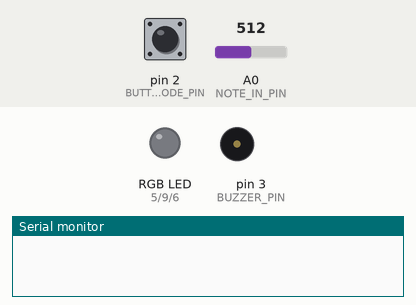
Simulated run of this sketch. Board: Arduino Uno, built with avr-gcc and run on an emulated ATmega328P. Parts: an RGB LED mixed from three pins (HIGH = lit), buzzer (waves = sounding), the last lines printed to the serial monitor. Inputs (shaded band) come from the test bench; at power-on: pin 2 (BUTTON_MODE_PIN) LOW, A0 (NOTE_IN_PIN) = 512. Dim RGB values are drawn brighter than linear; random numbers use the default seed unless the sketch sets one.

Above: at 1.2 s.
1.3 s: pin 2 (BUTTON_MODE_PIN) pulled HIGH for 1 s
At 3.2 s:
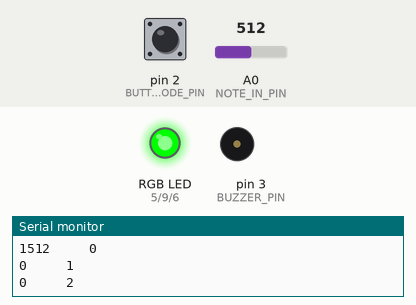
4.3 s: pin 2 (BUTTON_MODE_PIN) pulled HIGH for 0.15 s
At 6.7 s:
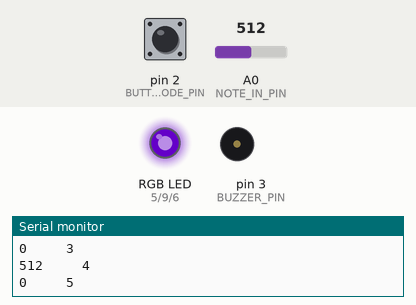
7.3 s: pin 2 (BUTTON_MODE_PIN) pulled HIGH for 3.2 s
At 8.3 s:
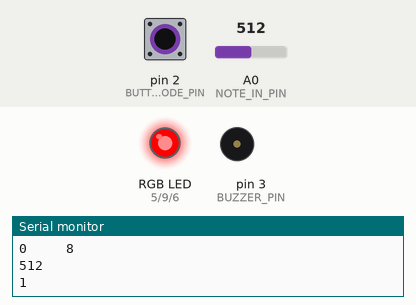
Timing chart, 0 to 18.0 s (numbered marks = the images above; inputs shaded):
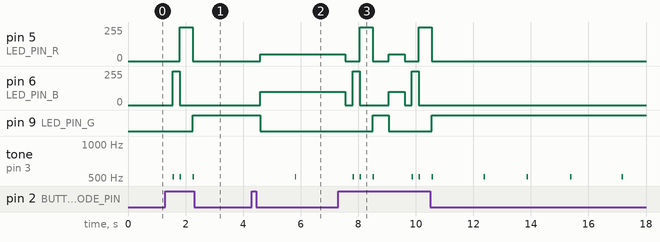

Measured:
- after the input at 1.3 s, pin 5 (LED_PIN_R): 0/255 → 255/255 after 0.50 s, → 0/255 0.45 s later; pin 6 (LED_PIN_B): 0/255 → 255/255 after 0.25 s, → 0/255 0.25 s later; pin 9 (LED_PIN_G): LOW → HIGH after 0.95 s; tone on pin 3 (BUZZER_PIN): goes 512 Hz 0.05 s, silent 0.20 s, 512 Hz 0.05 s, silent 0.40 s, 512 Hz 0.05 s, then silent, starting after 0.25 s
- after the input at 4.3 s, pin 5 (LED_PIN_R): 0/255 → 50/255 after 0.30 s; pin 6 (LED_PIN_B): 0/255 → 100/255 after 0.30 s; pin 9 (LED_PIN_G): HIGH → LOW after 0.30 s
- after the input at 7.3 s, pin 5 (LED_PIN_R): 50/255 → 0/255 after 0.26 s, → 255/255 0.50 s later, → 0/255 0.45 s later, → 50/255 0.55 s later, … (7 changes in this stretch); pin 6 (LED_PIN_B): 100/255 → 0/255 after 0.26 s, → 255/255 0.25 s later, → 0/255 0.25 s later, → 100/255 1.0 s later, … (7 changes in this stretch)

The sketch:

CART_360_ETUDE_2.ino
```cpp
/**********************ETUDE 2 CART 360 2017*******************************
 OWEN COOLIDGE ANALYSIS:

 As electricity travels from the arduino's 5V output to the resistory ladder it is impeded by different,
 incrementing amounts resulting in a decreased amperage.  The buttons further away from analog input A0 on
 the resistor ladder input less amps to the arduino.  The program on the arduino tells the buzzer through
 digital output (pulse width modulation) to emit sound at different frequencies based on the different amperage
 that it recieves. lower amperage --> lower frequency.

 The chooseMode() function in void loop() checks BUTTON_MODE_PIN (digital pin 2) repeatedly at a very high frequency
 for a discrete change.  If the user presses the button connected to pin 2 the function incremets the "mode" variable
 which changes the color of the light and the arduino's interpritation of its inputs.  If the arduino is in the last
 mode (4) the chooseMode() function loops it back to the first mode (0).

/**** CONSTANTS ********************************************************/

#define BUTTON_MODE_PIN 2 // Button to change the mode

// constants for RGB LED
#define LED_PIN_R 5 // R PIN
#define LED_PIN_G 9 // G PIN
#define LED_PIN_B 6 // B PIN

// constant for note in (button-resistor ladder on breadboard)
# define NOTE_IN_PIN A0

//constant for max number of notes in array
#define MAX_NOTES 16

// a constant for duration
const int duration = 50;

// constant for pin to output for buzzer
#define BUZZER_PIN 3 // PWM

/******** VARIABLES *****************************************************/
// counter for how many notes we have
int countNotes =0;
// array to hold the notes played (for record/play mode)
int notes [MAX_NOTES];
// array to hold the tiem between notes (for record/loop mode)
int noteTime[MAX_NOTES];
int mode = 0; // start at off

/*************************************************************************/

void setup()
{
  pinMode(BUTTON_MODE_PIN, INPUT);
  Serial.begin(9600);
}

void loop()
{
  chooseMode();
  setRGB();
  selectMode();
}

void chooseMode(){

  if(digitalRead(BUTTON_MODE_PIN) == HIGH && mode == 4 ){
    delay(250);
    mode = 0;
  }
  else if(digitalRead(BUTTON_MODE_PIN) == HIGH){
    delay(250);
    mode++;
  }

}

void setRGB()
{
  //IMPLEMENT
  switch(mode){
    case 0:                     //OFF
    analogWrite(LED_PIN_R, 0);
    analogWrite(LED_PIN_G, 0);
    analogWrite(LED_PIN_B, 0);
    //Serial.println("mode OFF (0)");
    break;
    case 1:                     //BLUE
    analogWrite(LED_PIN_R, 0);
    analogWrite(LED_PIN_G, 0);
    analogWrite(LED_PIN_B, 255);
    //Serial.println("mode OFF (1) BLUE");
    break;
    case 2:                     //RED
    analogWrite(LED_PIN_R, 255);
    analogWrite(LED_PIN_G, 0);
    analogWrite(LED_PIN_B, 0);
    //Serial.println("mode OFF (2) RED");
    break;
    case 3:                     //GREEN
    analogWrite(LED_PIN_R, 0);
    analogWrite(LED_PIN_G, 255);
    analogWrite(LED_PIN_B, 0);
    //Serial.println("mode OFF (3) GREEN");
    break;
    case 4:                     //PURPLE
    analogWrite(LED_PIN_R, 50);
    analogWrite(LED_PIN_G, 0);
    analogWrite(LED_PIN_B, 100);
    //Serial.println("mode OFF (4) PURPLE");
    break;
  }
}

void selectMode()
{
  if(mode == 0) {
    reset();
  }
  else if(mode == 1) {
    live();
  }
  else if(mode == 2) {
    record();
  }
  else if(mode == 3) {
    play();
  }
   else if(mode == 4) {
    loopMode();
  }
}

void reset()
{

  countNotes = 0;

}

void live()
{
    Serial.println(analogRead(NOTE_IN_PIN));
    if(analogRead(NOTE_IN_PIN) > 5){
      tone(BUZZER_PIN, analogRead(NOTE_IN_PIN), duration);
    }
}

void record()
{

  if(analogRead(NOTE_IN_PIN) > 3 && countNotes < MAX_NOTES){

    notes[countNotes] = (int)analogRead(NOTE_IN_PIN);
    tone(BUZZER_PIN, (int)analogRead(NOTE_IN_PIN), duration);
    countNotes++;

    Serial.print(countNotes);
    delay(200);

  }

}

void play()
{
  for(int i = 0; i < 16; i++){

    tone(BUZZER_PIN, notes[i], duration);

    delay(300);

    Serial.print(notes[i]);
    Serial.print("     ");
    Serial.println(i);

    if(digitalRead(BUTTON_MODE_PIN) == HIGH){
      break;
    }

  }

}
/******************LOOPMODE(): IMPLEMENT *********************************
LOOPMODE() randomizes the order of the notes in notes[] and plays them back in this new order
**************************************************************************/
void loopMode(){
  int currentIndex = 15;
  int temporaryValue;

  while (0 != currentIndex) {                     //while there are still indexes to be randomized

    int randomIndex = random(0, currentIndex);    //random number from remaining indexes to be randomized
    currentIndex -= 1;

    temporaryValue = notes[currentIndex];         //saves temp value from current index
    notes[currentIndex] = notes[randomIndex];     //puts contents of random index in current index
    notes[randomIndex] = temporaryValue;          //puts saved contents into random index
  }

    for(int i = 0; i < 16; i++){

        tone(BUZZER_PIN, notes[i], duration);

        delay(300);

        Serial.print(notes[i]);
        Serial.print("     ");
        Serial.println(i);

      if(digitalRead(BUTTON_MODE_PIN) == HIGH){
        break;
      }

    }

}

/**************************************************************************/
```
